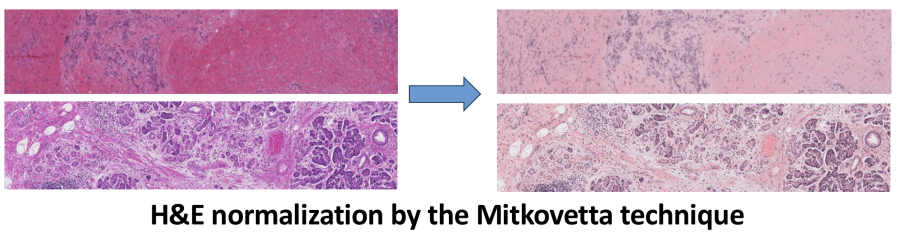
#> input picture Image2.jpg, 1806 x 468 px, given as the content of the folder iler_Pancreatitis/tiles/02000664-00695985-22HI049592-1-A01-1, which was not available (shown at 1/2 size)
$ jupyter execute 'H&E_color_normalization.ipynb'
#> lines starting #> are read from the running program, lines starting #| are printed output that depends on the picture; pictures that were not available may be replaced by others from this repository, and a replacement may not be noted
[cell 1]
import numpy as np
import cv2
from matplotlib import pyplot as plt
import os
from tkinter import Tk
from tkinter.filedialog import askdirectory, askopenfile

[cell 2]
def normalizeSlide(inputDir, outputDir):

    Io = 240 # Transmitted light intensity, Normalizing factor for image intensities
    alpha = 1  #As recommend in the paper. tolerance for the pseudo-min and pseudo-max (default 1)
    beta = 0.15 #As recommended in the paper. OD threshold for transparent pixels (default 0.15)

    HERef = np.array([[0.5626, 0.2159],
                  [0.7201, 0.8012],
                  [0.4062, 0.5581]])
    ### reference maximum stain concentrations for H&E
    maxCRef = np.array([1.9705, 1.0308])


   # Begin Loop
    for filename in os.listdir(inputDir):

        # Reading
        f = os.path.join(inputDir, filename)

        #if os.path.isfile(f):
         #   if '.tif' not in f:
          #      continue

    ## Processing
        img=cv2.imread(f, 1)
#> img is the input picture: shape (468, 1806, 3); mean B, G, R 197.9, 175.5, 208.3
        img = cv2.cvtColor(img, cv2.COLOR_BGR2RGB)

        h, w, c = img.shape
#> h = 468; w = 1806; c = 3

        # reshape image to multiple rows and 3 columns.
        #Num of rows depends on the image size (wxh)
        img = img.reshape((-1,3))

        # calculate optical density
        # OD = −log10(I)
        #OD = -np.log10(img+0.004)  #Use this when reading images with skimage
        #Adding 0.004 just to avoid log of zero.

        OD = -np.log10((img.astype(float)+1)/Io) #Use this for opencv imread
        # [16 lines of commented-out code are left out]
        ODhat = OD[~np.any(OD < beta, axis=1)] #Returns an array where OD values are above beta
        print(ODhat)
#> (printed output is left out)
        if (ODhat.size == 0):
            continue
        else:
            #Check by printing ODhat.min()

            ############# Step 3 Calculate SVD on the OD tuples ######################
            #Estimate covariance matrix of ODhat (transposed)
            # and then compute eigen values & eigenvectors.
            eigvals, eigvecs = np.linalg.eigh(np.cov(ODhat.T))
#> eigvals = [0.00149, 0.00478, 1.71]; eigvecs = [[-0.699, 0.395, -0.596], [-0.0117, -0.84, -0.543], [0.715, 0.373, -0.592]]


            ######## Step 4 Create plane from the SVD directions with two largest values ######
            #project on the plane spanned by the eigenvectors corresponding to the two
            # largest eigenvalues
            That = ODhat.dot(eigvecs[:,1:3]) #Dot product
#> That = 89845 pairs, first value -0.538 to -0.00178, second value -4.12 to -0.264

            ############### Step 5 Project data onto the plane, and normalize to unit length ###########
            ############## Step 6 Calculate angle of each point wrt the first SVD direction ########
            #find the min and max vectors and project back to OD space
            phi = np.arctan2(That[:,1],That[:,0])

            minPhi = np.percentile(phi, alpha)
#> minPhi = -2.06
            maxPhi = np.percentile(phi, 100-alpha)
#> maxPhi = -1.61

            vMin = eigvecs[:,1:3].dot(np.array([(np.cos(minPhi), np.sin(minPhi))]).T)
#> vMin = [0.338, 0.875, 0.345]
            vMax = eigvecs[:,1:3].dot(np.array([(np.cos(maxPhi), np.sin(maxPhi))]).T)
#> vMax = [0.579, 0.577, 0.576]


            # a heuristic to make the vector corresponding to hematoxylin first and the
            # one corresponding to eosin second
            if vMin[0] > vMax[0] :
                HE = np.array((vMin[:,0], vMax[:,0])).T

            else:
                HE = np.array((vMax[:,0], vMin[:,0])).T
#> HE = [[0.579, 0.338], [0.577, 0.875], [0.576, 0.345]]


            # rows correspond to channels (RGB), columns to OD values
            Y = np.reshape(OD, (-1, 3)).T

            # determine concentrations of the individual stains
            try:
                C = np.linalg.lstsq(HE,Y, rcond=None)[0]
            except:
                print('Error Occured on Slide', filename, '. File was skipped.')
                continue

            # normalize stain concentrations
            maxC = np.array([np.percentile(C[0, :], 99), np.percentile(C[1,:],99)])
#> maxC = [4.12, 0.554]
            tmp = np.divide(maxC,maxCRef)
#> tmp = [2.09, 0.537]
            C2 = np.divide(C,tmp[:, np.newaxis])

            ###### Step 8 Convert extreme values back to OD space
            # recreate the normalized image using reference mixing matrix

            Inorm = np.multiply(Io, np.exp(-HERef.dot(C2)))
            Inorm[Inorm>255] = 254
            Inorm = np.reshape(Inorm.T, (h, w, 3)).astype(np.uint8)
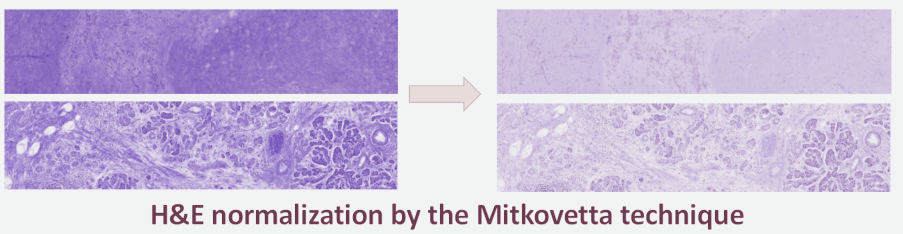
#> Inorm: shape (468, 1806, 3) (shown at 1/2 size); mean of channels 0, 1, 2 221, 190.8, 203.4; drawn as B, G, R

            # Separating H and E components

            H = np.multiply(Io, np.exp(np.expand_dims(-HERef[:,0], axis=1).dot(np.expand_dims(C2[0,:], axis=0))))
            H[H>255] = 254
            H = np.reshape(H.T, (h, w, 3)).astype(np.uint8)
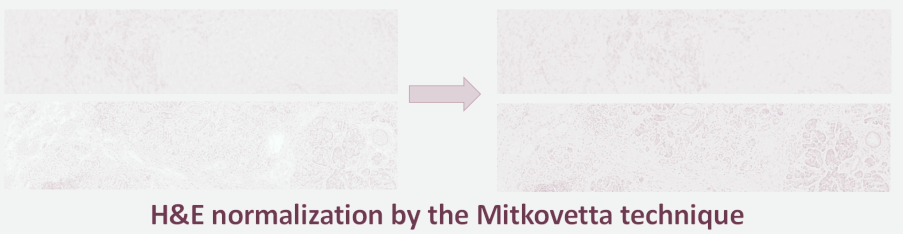
#> H: shape (468, 1806, 3) (shown at 1/2 size); mean of channels 0, 1, 2 234.9, 234, 235.8; drawn as B, G, R

            E = np.multiply(Io, np.exp(np.expand_dims(-HERef[:,1], axis=1).dot(np.expand_dims(C2[1,:], axis=0))))
            E[E>255] = 254
            E = np.reshape(E.T, (h, w, 3)).astype(np.uint8)
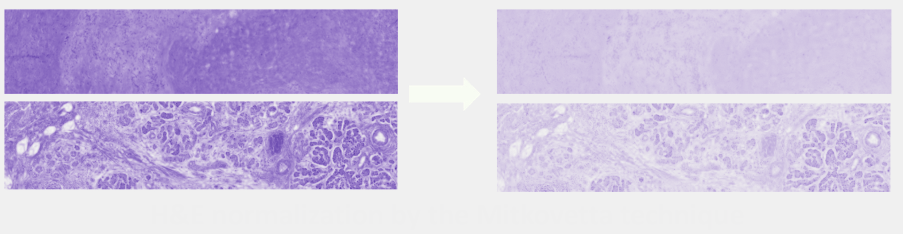
#> E: shape (468, 1806, 3) (shown at 1/2 size); mean of channels 0, 1, 2 225.6, 195.7, 206.9; drawn as B, G, R


            # Saving
            outputName = filename.split('.')[0]

            subFolder = os.path.join(outputDir,outputName)
            # [5 lines of commented-out code are left out]

            plt.imsave(str(subFolder+'/'+outputName+'_normalized.tiff'), Inorm)
            #plt.imsave(str(subFolder+'/'+outputName+'_seperated_H.tiff'), H)
            #plt.imsave(str(subFolder+'/'+outputName+'_seperated_E.tiff'), E)
    return
